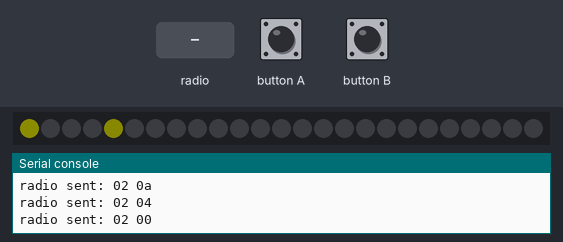
A program run on a simulated BBC micro:bit running MicroPython. Shown: 25 RGB LEDs in strip order, left to right, the last lines printed to the serial console. The inputs (shaded band) are chosen by the test bench. Dim RGB values are drawn brighter than linear; random numbers come from a fixed seed; no radio messages arrive unless stated (any console line starting 'radio sent:' is added by the test bench).

Above: at 1.4 s.
1.5 s: button B pressed for 0.15 s
At 1.99 s:
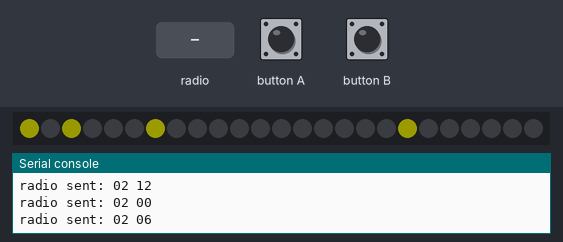
2.2 s: button A pressed for 3.2 s
At 3.5 s:
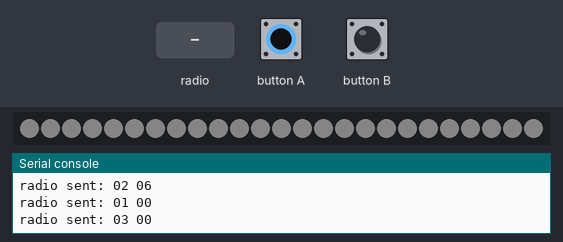
6.0 s: button A pressed for 0.15 s
At 6.15 s:
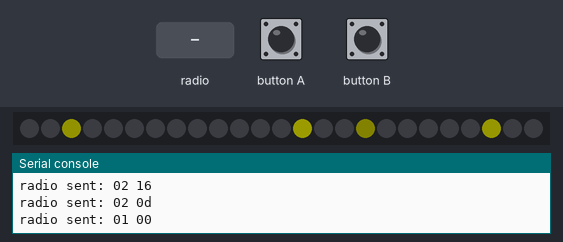
6.7 s: radio message "0" arrives
At 6.83 s:
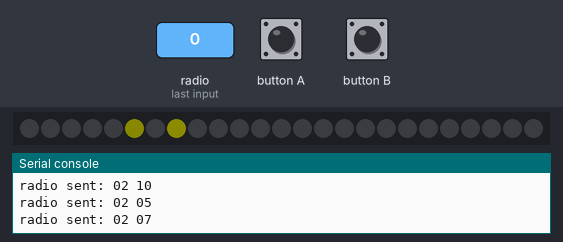
8.2 s: button B pressed for 1 s
At 10.15 s:
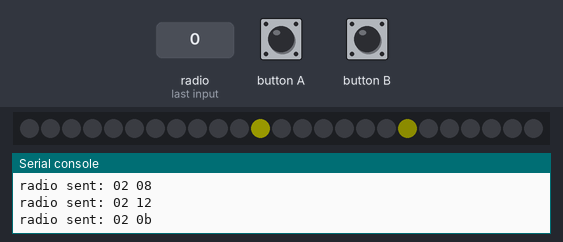
Timing chart, 0 to 10.8 s (numbered marks = the images above; inputs shaded):
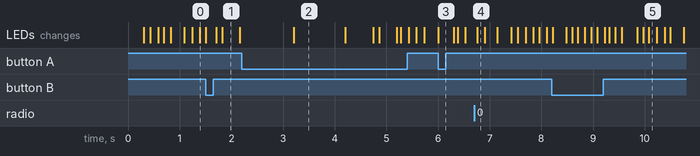

Measured:
- what the display in image 2 shows lasts 1.0 s, from 3.2 s to 4.2 s

The program:

fireflies_sync_neopixels_yellow.py
```python
#
# Fireflies
from microbit import button_a, button_b, sleep, running_time, pin0
import random
import radio
import neopixel

FF_CNT = 25

BLINK_INTERVAL = 5000
BLINK_ON_TIME = 200
BLINK_FADE_STEP = 50

MAX_BRIGHT = 9

TIMER_NUDGE = 0.02
RESTART_COUNT = 60
RADIO_NOTIFY_COUNT = 5

BLINK_ON_MAX = (BLINK_ON_TIME + MAX_BRIGHT * BLINK_FADE_STEP)

# Radio "protocol"
RP_HELLO   = 0
RP_RANDOM  = 1
RP_BLINK   = 2
RP_ALLON   = 3

FF_TS         = 0
FF_BLINK_TMR  = 1
FF_LIGHT_TMR  = 2

gFireflies = [[0, 0, 0] for f in range(FF_CNT)]
gBrightness = bytearray(25)
gImage = neopixel.NeoPixel(pin0, FF_CNT)
gCycleCount = 0

def ffRandomize():
    global gImage
    global gFireflies
    global gBrightness
    global gCycleCount
    gCycleCount = 0
    for k in range(FF_CNT):
        ff = gFireflies[k]
        ff[FF_BLINK_TMR]  = random.randint(0, BLINK_INTERVAL)
        ff[FF_LIGHT_TMR]  = BLINK_ON_MAX
        gBrightness[k] = 0
        gImage[k] = (0, 0, 0)

def ffNudge(k):
    global gFireflies
    ff = gFireflies[k]
    if ff[FF_BLINK_TMR] > 0:
        timeToGo = BLINK_INTERVAL - ff[FF_BLINK_TMR]
        if timeToGo < 0:
            timeToGo = 0
        ff[FF_BLINK_TMR] -= int(timeToGo * TIMER_NUDGE)
        if ff[FF_BLINK_TMR] < 0:
            ff[FF_BLINK_TMR] = 0

def ffFlashed(f):
    ffNudge((f - 5) % FF_CNT)
    ffNudge((f - 1) % FF_CNT)
    ffNudge((f + 5) % FF_CNT)
    ffNudge((f + 1) % FF_CNT)

def ffShowFF():
    for f in range(FF_CNT):
        gImage[f] = (gBrightness[f] * 3, gBrightness[f] * 3, 0)
    gImage.show()

def ffShowMsg(m):
    if m == RP_HELLO:
        clr = (0, 0, 12)
    elif m == RP_RANDOM:
        clr = (8, 0, 0)
    elif m == RP_ALLON:
        clr = (8, 8, 8)
    else:
        clr = (0, 0, 0)

    for f in range(FF_CNT):
        gImage[f] = clr
    gImage.show()

def ffSend(cmd, param = 0):
    radio.send_bytes(bytearray([cmd, param]))

for f in range(FF_CNT):
    gFireflies[f][FF_TS] = running_time()
ffRandomize()

f = 0
pushUpdate = False
counter = 0
increment = 4
notifyCount = 0

radio.on()
radio.config(address = 0x46466c79)  # FFly
radio.config(length = 3)
radio.config(queue = 8)

ffSend(RP_HELLO)
ffShowMsg(RP_HELLO)
sleep(250)
ffShowFF()

while True:
    counter = (counter + 1) % FF_CNT
    if counter == 0:
        notifyCount = 0

    if gCycleCount >= RESTART_COUNT:
        ffRandomize()
        ffSend(RP_RANDOM)
        ffShowMsg(RP_RANDOM)
        sleep(250)
        ffShowFF()

    if increment == 0:
        f = random.randint(0, FF_CNT - 1)
    else:
        f = (f + increment) % FF_CNT

    ff = gFireflies[f]

    update = False

    elapsedTime = running_time() - ff[FF_TS]
    if elapsedTime < 0:
        elapsedTime = 0
    ff[FF_TS] = running_time()

    ff[FF_BLINK_TMR] -= elapsedTime

    if ff[FF_BLINK_TMR] <= 0:
        while ff[FF_BLINK_TMR] <= 0:
            ff[FF_BLINK_TMR] += BLINK_INTERVAL

        if gBrightness[f] == 0:
            ff[FF_LIGHT_TMR] = 0
            gBrightness[f] = MAX_BRIGHT
            update = True

        ffFlashed(f)

        if notifyCount < RADIO_NOTIFY_COUNT:
            ffSend(RP_BLINK, f)
            notifyCount += 1

        if f == 0:
            gCycleCount += 1

    if ff[FF_LIGHT_TMR] < BLINK_ON_MAX:
        ff[FF_LIGHT_TMR] += elapsedTime
        tmr = ff[FF_LIGHT_TMR]
        br = 0
        if tmr <= 0 or tmr >= BLINK_ON_MAX:
            br = 0
        elif tmr < BLINK_ON_TIME:
            br = MAX_BRIGHT
        else:
            br = MAX_BRIGHT - int((tmr - BLINK_ON_TIME) / BLINK_FADE_STEP)
        if br < 0:
            br = 0
        elif br > MAX_BRIGHT:
            br = MAX_BRIGHT
        if gBrightness[f] != br:
            gBrightness[f] = br
            update = True

    if update:
        gImage[f] = (gBrightness[f]*3, gBrightness[f]*3, 0)
        pushUpdate = True

    if pushUpdate and counter == 0:
        gImage.show()
        pushUpdate = False

    if button_a.was_pressed():
        ffRandomize()
        ffSend(RP_RANDOM)
        i = 10
        while (i > 0) and button_a.is_pressed():
            i -= 1
            sleep(100)
        if button_a.is_pressed():
            ffSend(RP_ALLON)
            ffShowMsg(RP_ALLON)
            sleep(1000)
            ffShowFF()

    if button_b.was_pressed():
        ffRandomize()

    msg = radio.receive_bytes()
    if msg != None and len(msg) >= 2:
        cmd = msg[0]
        if (cmd == RP_RANDOM):
            ffRandomize()
            ffShowMsg(RP_RANDOM)
            sleep(1000)
            ffShowFF()
        elif (cmd == RP_ALLON):
            ffShowMsg(RP_ALLON)
            sleep(1000)
            ffShowFF()
        elif (cmd == RP_BLINK):
            param = msg[1]
            ffFlashed(param)
        elif (cmd == RP_HELLO):
            ffShowMsg(RP_HELLO)
            sleep(250)
            ffShowFF()
```
